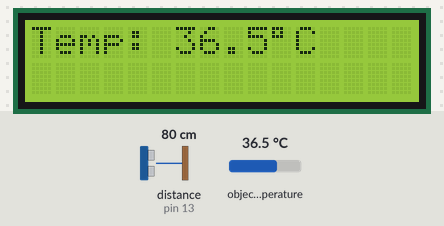
A sketch run on a simulated Arduino Uno, built with avr-gcc and run on an emulated ATmega328P. Shown: 16×2 character LCD. Inputs (shaded band) come from the test bench; at power-on: object temperature 36.5 °C, distance to the obstacle (sensor on pin 13) 80 cm. What the sketch prints to the serial monitor is not drawn.

Above: at 1.2 s.
1.3 s: object temperature set to 20 °C
At 3.3 s:
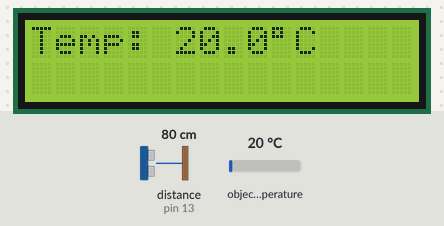
3.6 s: object temperature set to 26 °C
At 4.5 s:
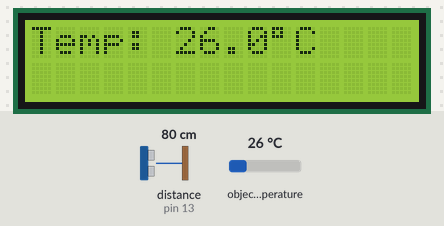
5.9 s: object temperature set to 32 °C
At 6.7 s:
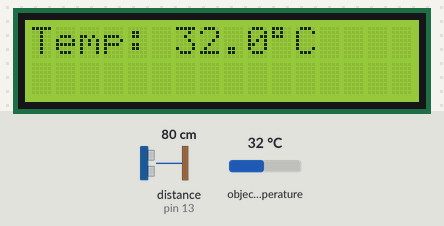
Timing chart, 0 to 8.9 s (numbered marks = the images above; inputs shaded):
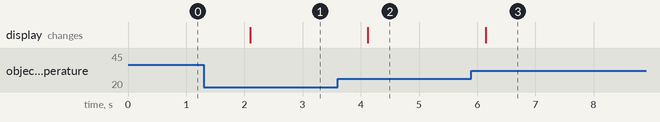

Measured:
- after the input at 1.3 s, the display: changes after 0.80 s (image 1)
- after the input at 3.6 s, the display: changes after 0.52 s (image 2)
- after the input at 5.9 s, the display: changes after 0.24 s (image 3)

The sketch:

Temp_Arduino.ino
```cpp
#include <Wire.h>
#include <LiquidCrystal_I2C.h>
#include <Adafruit_MLX90614.h>
#include <Ultrasonic.h>

Ultrasonic ultrasonic(12, 13);
int distance;

Adafruit_MLX90614 mlx = Adafruit_MLX90614();
LiquidCrystal_I2C lcd(0x27,16,2);  // set the LCD address to 0x27 for a 16 chars and 2 line display

void setup() {
  lcd.init();                      // initialize the lcd
  lcd.backlight();
   Serial.begin(9600);
  while (!Serial);

  Serial.println("Adafruit MLX90614 test");

  if (!mlx.begin()) {
    Serial.println("Error connecting to MLX sensor. Check wiring.");
    while (1);
  };
}

void loop() {

  Serial.print("Object = "); Serial.print(mlx.readObjectTempC()); Serial.println("*C");
  float TEMP = mlx.readObjectTempC();
  lcd.setCursor(0,0);
  lcd.print("Temp: ");
  lcd.print(TEMP,1);
  lcd.print("\337C");
  Serial.println();
   // Pass INC as a parameter to get the distance in inches
  distance = ultrasonic.read();

  Serial.print("Distance in CM: ");
  Serial.println(distance);
  delay(2000);

}
```
